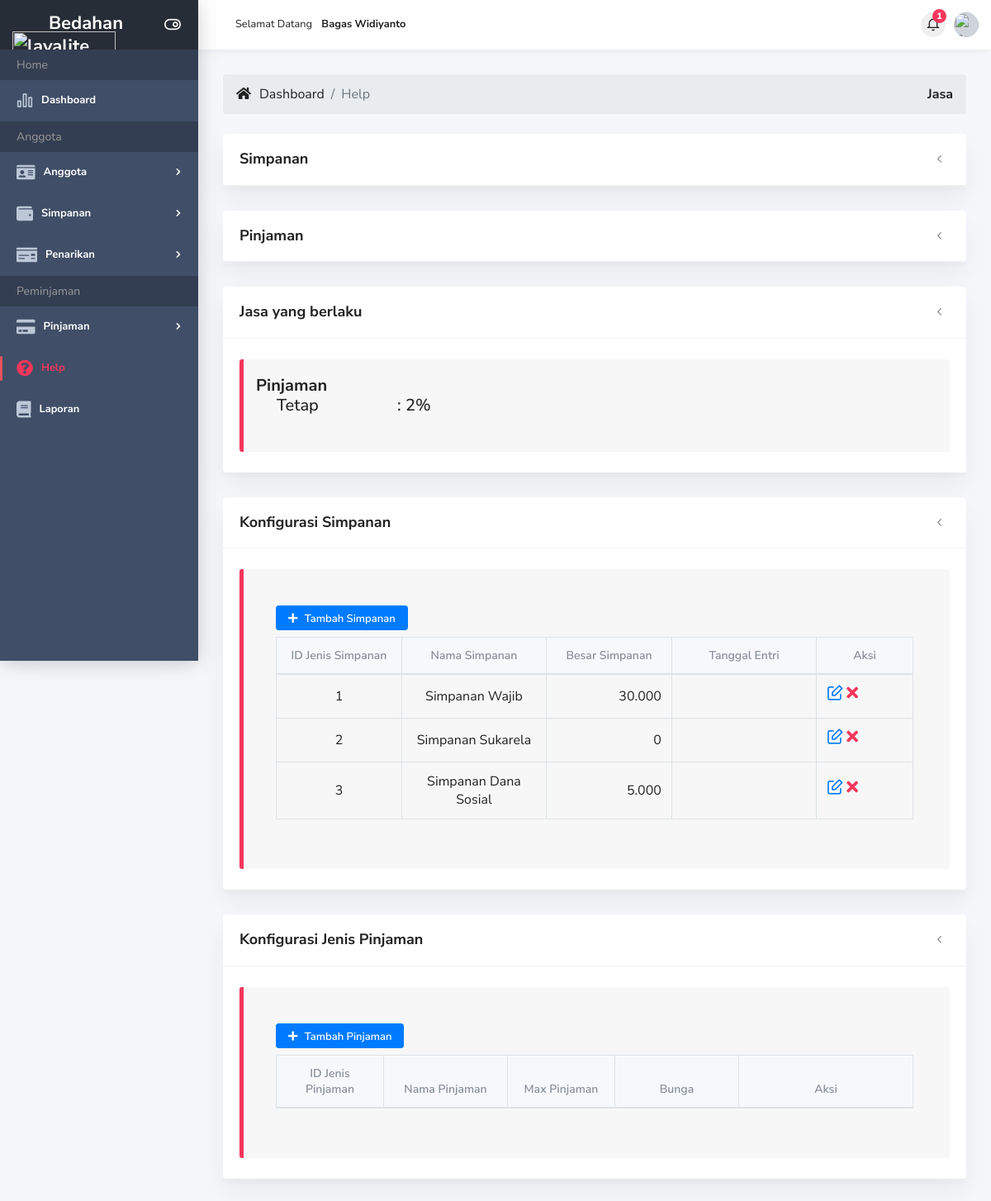
/help_jasa.php (signed in), run on the app's committed database.
### tables this page shows
CREATE TABLE `jenis_simpanan` (
  `ID_Jenis_Simpanan` int(11) NOT NULL,
  `Nama_Simpanan` varchar(50) NOT NULL,
  `Besar_Simpanan` int(11) NOT NULL
);

### help_jasa.php (the view, shortened to what this page needs)
<?php include 'header.php'; ?>
<?php
function rupiah($angka)
{
    $hasil_rupiah = "" . number_format($angka, 0, '', '.');
    return $hasil_rupiah;
}
?>
<div class="main-content">
    <div class="container-fluid">
        <?php if ($_SESSION['Level'] == 'Petugas') { ?>
            <ol class="breadcrumb mb-4" style="font-size: 16px">
                <li><i class="fa fa-home" aria-hidden="true"></i></li>
                <li class="breadcrumb-item" style="margin-left: 10px"><a href="index.php">Dashboard</a></li>
                <li class="breadcrumb-item no-drop active">Help</li>
                <li class="ml-auto active font-weight-bold">Jasa</li>
            </ol>
        <?php } ?>
        <div class="row">
            <div class="col-md-12">
                <div class="card task-board">
                    <div class="card-header">
                        <h3><strong>Simpanan</strong></h3>
                        <div class="card-header-right">
                            <ul class="list-unstyled card-option">
                                <li><i class="ik ik-chevron-left action-toggle" data-toggle="tooltip" data-placement="top" title="Geser"></i></li>
                            </ul>
                        </div>
                    </div>
                </div>
            </div>
            <div class="col-md-12">
                <div class="card task-board">
                    <div class="card-header">
                        <h3><strong>Pinjaman</strong></h3>
                        <div class="card-header-right">
                            <ul class="list-unstyled card-option">
                                <li><i class="ik ik-chevron-left action-toggle" data-toggle="tooltip" data-placement="top" title="Geser"></i></li>
                            </ul>
                        </div>
                    </div>
                </div>
            </div>
            <div class="col-md-12">
                <div class="card task-board">
                    <div class="card-header">
                        <h3><strong>Jasa yang berlaku</strong></h3>
                        <div class="card-header-right">
                            <ul class="list-unstyled card-option">
                                <li><i class="ik ik-chevron-left action-toggle" data-toggle="tooltip" data-placement="top" title="Geser"></i></li>
                            </ul>
                        </div>
                    </div>
                    <div class="card-body todo-task">
                        <div class="dd" data-plugin="nestable">
                            <ol class="dd-list">
                                <li class="dd-item" data-id="1">
                                    <div class="dd-handle h5">
                                        <span><strong>Pinjaman</strong></span> <br>
                                        <span style="margin-left: 25px">Tetap
                                            <span style="margin-left: 90px">: 2%</span>
                                        </span><br><br>
                                    </div>
                                </li>
                            </ol>
                        </div>
                    </div>
                </div>
            </div>
            <?php if ($_SESSION['Level'] == 'Petugas') { ?>
                <div class="col-md-12">
                    <div class="card task-board">
                        <div class="card-header">
                            <h3><strong>Konfigurasi Simpanan</strong></h3>
                            <div class="card-header-right">
                                <ul class="list-unstyled card-option">
                                    <li><i class="ik ik-chevron-left action-toggle" data-toggle="tooltip" data-placement="top" title="Geser"></i></li>
                                </ul>
                            </div>
                        </div>
                        <div class="card-body todo-task">
                            <div class="dd" data-plugin="nestable">
                                <div class="dd-handle h5">
                                    <div class="dt-responsive p-4">
                                        <a href="tambah_jenis_simpanan.php" class="mb-2 btn btn-primary btn-sm"><i class="fa fa-plus" aria-hidden="true"></i> Tambah Simpanan</a>
                                        <table class="table table-bordered display nowrap fixed" style="font-size: 16px;">
                                            <col width="130px">
                                            <col width="150px">
                                            <col width="130px">
                                            <col width="150px">
                                            <thead>
                                                <tr align="center">
                                                    <th>ID Jenis Simpanan</th>
                                                    <th>Nama Simpanan</th>
                                                    <th>Besar Simpanan</th>
                                                    <th>Tanggal Entri</th>
                                                    <th>Aksi</th>
                                                </tr>
                                            </thead>
                                            <tbody>
                                                <?php
                                                $sql = mysqli_query($konek, "SELECT * FROM jenis_simpanan ORDER BY ID_Jenis_Simpanan ASC");
                                                while ($s = mysqli_fetch_array($sql)) {
                                                ?>
                                                    <tr>
                                                        <td align="center"><?= $s["ID_Jenis_Simpanan"]; ?></td>
                                                        <td align="center"><?= $s["Nama_Simpanan"]; ?></td>
                                                        <td align="right"><?= rupiah($s["Besar_Simpanan"]); ?></td>
                                                        <td align="center"><?= $s["Tgl_Entri"]; ?></td>
                                                        <td width="100px">
                                                            <a href="edit_js_simpanan.php?ID_Jenis_Simpanan=<?= $s['ID_Jenis_Simpanan']; ?>"><i class="h5 ik ik-edit text-primary"></i></a>
                                                            <a href="hapus_jenis_simpanan.php?ID_Jenis_Simpanan=<?= $s['ID_Jenis_Simpanan']; ?>"><i class="h5 fas fa-times text-danger"></i></a>
                                                        </td>
                                                    </tr>
                                                <?php
                                                }
                                                ?>
                                            </tbody>
                                        </table>
                                    </div>
                                </div>
                            </div>
                        </div>
                    </div>
                </div>
                <div class="col-md-12">
                    <div class="card task-board">
                        <div class="card-header">
                            <h3><strong>Konfigurasi Jenis Pinjaman</strong></h3>
                            <div class="card-header-right">
                                <ul class="list-unstyled card-option">
                                    <li><i class="ik ik-chevron-left action-toggle" data-toggle="tooltip" data-placement="top" title="Geser"></i></li>
                                </ul>
                            </div>
                        </div>
                        <div class="card-body todo-task">
                            <div class="dd" data-plugin="nestable">
                                <div class="dd-handle h5">
                                    <div class="dt-responsive p-4">
                                        <a href="tambah_jenis_pinjaman.php" class="mb-2 btn btn-primary btn-sm"><i class="fa fa-plus" aria-hidden="true"></i> Tambah Pinjaman</a>
                                        <table class="table table-bordered display nowrap fixed" style="font-size: 16px;">
                                            <col width="130px">
                                            <col width="150px">
                                            <col width="130px">
                                            <col width="150px">
                                            <thead>
                                                <tr align="center">
                                                    <th>ID Jenis Pinjaman</th>
                                                    <th>Nama Pinjaman</th>
                                                    <th>Max Pinjaman</th>
                                                    <th>Bunga</th>
                                                    <th>Aksi</th>
                                                </tr>
                                            </thead>
                                        </table>
                                    </div>
                                </div>
                            </div>
                        </div>
                    </div>
                </div>
            <?php } ?>
        </div>
    </div>
</div>
</div>
</div>
<?php include 'footer.php'; ?>

### data on the page
jenis_simpanan: ID_Jenis_Simpanan "1", Nama_Simpanan "Simpanan Wajib", Besar_Simpanan "30.000"
jenis_simpanan: ID_Jenis_Simpanan "2", Nama_Simpanan "Simpanan Sukarela", Besar_Simpanan "0"
jenis_simpanan: ID_Jenis_Simpanan "3", Nama_Simpanan "Simpanan Dana Sosial", Besar_Simpanan "5.000"

### other printed values
$_SESSION['Nama_Lengkap'] "Bagas Widiyanto"
$total_pinjaman "1"
